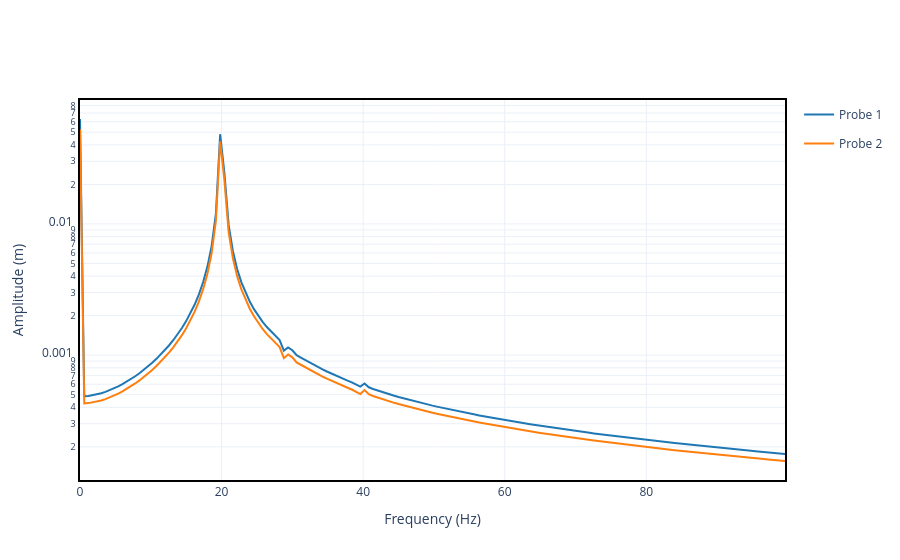

The code cell stored with this chart in its notebook:
### Code cell
"""Plots the frequency response for the two given probes."""
misalignment.plot_dfft([probe1, probe2], range_freq=[0, 100], yaxis_type="log").show()

### Figure 1 — Plotly figure (JSON) as saved in the notebook; plotly's stock layout.template omitted (floating-point values rounded to 4 significant figures; data arrays with more than 128 entries replaced by an {"elided": "..."} marker saying what was removed)
{"data": [{"hovertemplate": "Frequency (Hz): %{x:.2f}<br>Amplitude (m): %{y:.2e}", "legendgroup": "Probe 1", "mode": "lines", "name": "Probe 1", "showlegend": true, "type": "scatter", "x": {"elided": "167 float values"}, "y": {"elided": "167 float values"}}, {"hovertemplate": "Frequency (Hz): %{x:.2f}<br>Amplitude (m): %{y:.2e}", "legendgroup": "Probe 2", "mode": "lines", "name": "Probe 2", "showlegend": true, "type": "scatter", "x": {"elided": "167 float values"}, "y": {"elided": "167 float values"}}], "layout": {"xaxis": {"title": {"text": "Frequency (Hz)"}}, "yaxis": {"title": {"text": "Amplitude (m)"}, "type": "log"}}}
